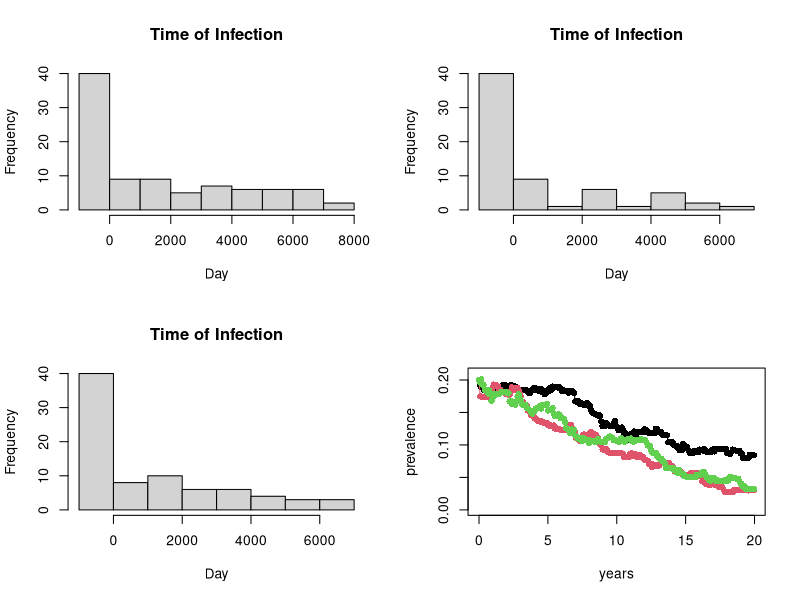

R code for this plot:
## ---- chunk 1
zz=list(structure(list(breaks = c(-1000, 0, 1000, 2000, 3000, 4000, 
5000, 6000, 7000, 8000), counts = c(40L, 9L, 9L, 5L, 7L, 6L, 
6L, 6L, 2L), density = c(0.000444444444444444, 1e-04, 1e-04, 
5.55555555555556e-05, 7.77777777777778e-05, 6.66666666666667e-05, 
6.66666666666667e-05, 6.66666666666667e-05, 2.22222222222222e-05
), mids = c(-500, 500, 1500, 2500, 3500, 4500, 5500, 6500, 7500
), xname = "xx", equidist = TRUE), .Names = c("breaks", "counts", 
"density", "mids", "xname", "equidist"), class = "histogram"), 
    structure(list(breaks = c(-1000, 0, 1000, 2000, 3000, 4000, 
    5000, 6000, 7000), counts = c(40L, 9L, 1L, 6L, 1L, 5L, 2L, 
    1L), density = c(0.000615384615384615, 0.000138461538461538, 
    1.53846153846154e-05, 9.23076923076923e-05, 1.53846153846154e-05, 
    7.69230769230769e-05, 3.07692307692308e-05, 1.53846153846154e-05
    ), mids = c(-500, 500, 1500, 2500, 3500, 4500, 5500, 6500
    ), xname = "xx", equidist = TRUE), .Names = c("breaks", "counts", 
    "density", "mids", "xname", "equidist"), class = "histogram"), 
    structure(list(breaks = c(-1000, 0, 1000, 2000, 3000, 4000, 
    5000, 6000, 7000), counts = c(40L, 8L, 10L, 6L, 6L, 4L, 3L, 
    3L), density = c(5e-04, 1e-04, 0.000125, 7.5e-05, 7.5e-05, 
    5e-05, 3.75e-05, 3.75e-05), mids = c(-500, 500, 1500, 2500, 
    3500, 4500, 5500, 6500), xname = "xx", equidist = TRUE), .Names = c("breaks", 
    "counts", "density", "mids", "xname", "equidist"), class = "histogram"))
## ---- chunk 2
par(mfrow=c(2,2))
plot(zz[[1]],main="Time of Infection",xlab="Day")
plot(zz[[2]],main="Time of Infection",xlab="Day")
plot(zz[[3]],main="Time of Infection",xlab="Day")
## ---- chunk 3

d1=c(1, 30, 60, 90, 120, 150, 180, 210, 240, 270, 300, 330, 360, 
390, 420, 450, 480, 510, 540, 570, 600, 630, 660, 690, 720, 750, 
780, 810, 840, 870, 900, 930, 960, 990, 1020, 1050, 1080, 1110, 
1140, 1170, 1200, 1230, 1260, 1290, 1320, 1350, 1380, 1410, 1440, 
1470, 1500, 1530, 1560, 1590, 1620, 1650, 1680, 1710, 1740, 1770, 
1800, 1830, 1860, 1890, 1920, 1950, 1980, 2010, 2040, 2070, 2100, 
2130, 2160, 2190, 2220, 2250, 2280, 2310, 2340, 2370, 2400, 2430, 
2460, 2490, 2520, 2550, 2580, 2610, 2640, 2670, 2700, 2730, 2760, 
2790, 2820, 2850, 2880, 2910, 2940, 2970, 3000, 3030, 3060, 3090, 
3120, 3150, 3180, 3210, 3240, 3270, 3300, 3330, 3360, 3390, 3420, 
3450, 3480, 3510, 3540, 3570, 3600, 3630, 3660, 3690, 3720, 3750, 
3780, 3810, 3840, 3870, 3900, 3930, 3960, 3990, 4020, 4050, 4080, 
4110, 4140, 4170, 4200, 4230, 4260, 4290, 4320, 4350, 4380, 4410, 
4440, 4470, 4500, 4530, 4560, 4590, 4620, 4650, 4680, 4710, 4740, 
4770, 4800, 4830, 4860, 4890, 4920, 4950, 4980, 5010, 5040, 5070, 
5100, 5130, 5160, 5190, 5220, 5250, 5280, 5310, 5340, 5370, 5400, 
5430, 5460, 5490, 5520, 5550, 5580, 5610, 5640, 5670, 5700, 5730, 
5760, 5790, 5820, 5850, 5880, 5910, 5940, 5970, 6000, 6030, 6060, 
6090, 6120, 6150, 6180, 6210, 6240, 6270, 6300, 6330, 6360, 6390, 
6420, 6450, 6480, 6510, 6540, 6570, 6600, 6630, 6660, 6690, 6720, 
6750, 6780, 6810, 6840, 6870, 6900, 6930, 6960, 6990, 7020, 7050, 
7080, 7110, 7140, 7170, 7200, 7230, 7260, 7290)
a1=c(0.2, 0.192, 0.189, 0.19, 0.185, 0.184, 0.185, 0.185, 0.185, 
0.183, 0.181, 0.18, 0.181, 0.181, 0.18, 0.184, 0.184, 0.182, 
0.183, 0.184, 0.189, 0.192, 0.192, 0.192, 0.19, 0.182, 0.188, 
0.187, 0.192, 0.192, 0.191, 0.187, 0.19, 0.186, 0.185, 0.18, 
0.184, 0.184, 0.184, 0.184, 0.184, 0.184, 0.184, 0.182, 0.18, 
0.18, 0.184, 0.184, 0.187, 0.187, 0.187, 0.185, 0.184, 0.183, 
0.186, 0.186, 0.181, 0.182, 0.178, 0.183, 0.183, 0.182, 0.187, 
0.187, 0.185, 0.19, 0.189, 0.189, 0.189, 0.189, 0.188, 0.189, 
0.187, 0.183, 0.184, 0.184, 0.183, 0.183, 0.183, 0.18, 0.183, 
0.183, 0.183, 0.182, 0.18, 0.167, 0.167, 0.167, 0.167, 0.163, 
0.163, 0.164, 0.162, 0.161, 0.161, 0.164, 0.164, 0.16, 0.16, 
0.154, 0.15, 0.149, 0.148, 0.147, 0.146, 0.145, 0.146, 0.145, 
0.136, 0.129, 0.129, 0.129, 0.134, 0.13, 0.13, 0.13, 0.129, 0.129, 
0.129, 0.133, 0.137, 0.129, 0.128, 0.123, 0.123, 0.123, 0.127, 
0.123, 0.119, 0.119, 0.115, 0.112, 0.108, 0.112, 0.117, 0.117, 
0.116, 0.121, 0.117, 0.116, 0.12, 0.12, 0.12, 0.12, 0.12, 0.12, 
0.124, 0.123, 0.123, 0.119, 0.118, 0.119, 0.118, 0.118, 0.118, 
0.118, 0.125, 0.125, 0.12, 0.12, 0.12, 0.12, 0.116, 0.115, 0.115, 
0.115, 0.115, 0.104, 0.104, 0.104, 0.103, 0.104, 0.1, 0.099, 
0.099, 0.099, 0.095, 0.092, 0.093, 0.092, 0.101, 0.101, 0.097, 
0.097, 0.097, 0.092, 0.088, 0.088, 0.087, 0.087, 0.091, 0.091, 
0.09, 0.089, 0.089, 0.093, 0.092, 0.092, 0.091, 0.094, 0.091, 
0.089, 0.089, 0.089, 0.089, 0.089, 0.093, 0.093, 0.09, 0.094, 
0.094, 0.094, 0.094, 0.094, 0.094, 0.094, 0.094, 0.094, 0.094, 
0.087, 0.087, 0.087, 0.086, 0.089, 0.093, 0.092, 0.092, 0.091, 
0.091, 0.091, 0.091, 0.087, 0.087, 0.08, 0.08, 0.08, 0.08, 0.08, 
0.08, 0.085, 0.085, 0.085, 0.085, 0.084)
b1=c(0.2, 0.175, 0.174, 0.174, 0.174, 0.174, 0.175, 0.175, 0.174, 
0.173, 0.178, 0.184, 0.188, 0.193, 0.193, 0.192, 0.19, 0.19, 
0.185, 0.185, 0.182, 0.182, 0.182, 0.181, 0.178, 0.181, 0.177, 
0.177, 0.183, 0.189, 0.188, 0.184, 0.184, 0.188, 0.188, 0.184, 
0.179, 0.175, 0.167, 0.166, 0.162, 0.161, 0.161, 0.153, 0.152, 
0.15, 0.146, 0.145, 0.145, 0.141, 0.141, 0.138, 0.137, 0.137, 
0.136, 0.136, 0.136, 0.134, 0.134, 0.134, 0.134, 0.13, 0.13, 
0.13, 0.13, 0.129, 0.13, 0.125, 0.126, 0.125, 0.124, 0.124, 0.123, 
0.123, 0.123, 0.123, 0.123, 0.127, 0.131, 0.13, 0.13, 0.131, 
0.127, 0.123, 0.122, 0.119, 0.11, 0.111, 0.111, 0.106, 0.106, 
0.111, 0.116, 0.116, 0.115, 0.115, 0.116, 0.116, 0.116, 0.12, 
0.116, 0.116, 0.116, 0.116, 0.111, 0.111, 0.103, 0.102, 0.099, 
0.093, 0.093, 0.093, 0.093, 0.093, 0.089, 0.088, 0.088, 0.088, 
0.088, 0.088, 0.088, 0.088, 0.088, 0.087, 0.087, 0.087, 0.087, 
0.086, 0.081, 0.081, 0.081, 0.081, 0.081, 0.086, 0.087, 0.087, 
0.083, 0.083, 0.086, 0.082, 0.081, 0.081, 0.085, 0.081, 0.081, 
0.081, 0.077, 0.077, 0.076, 0.076, 0.071, 0.071, 0.07, 0.066, 
0.07, 0.069, 0.069, 0.068, 0.068, 0.068, 0.072, 0.072, 0.076, 
0.072, 0.072, 0.072, 0.072, 0.068, 0.072, 0.068, 0.067, 0.067, 
0.062, 0.059, 0.058, 0.058, 0.059, 0.058, 0.059, 0.058, 0.054, 
0.054, 0.054, 0.054, 0.054, 0.054, 0.053, 0.057, 0.057, 0.057, 
0.057, 0.056, 0.056, 0.056, 0.056, 0.052, 0.052, 0.044, 0.044, 
0.043, 0.04, 0.04, 0.039, 0.039, 0.039, 0.039, 0.04, 0.04, 0.039, 
0.039, 0.039, 0.036, 0.036, 0.035, 0.035, 0.035, 0.031, 0.028, 
0.027, 0.027, 0.027, 0.027, 0.027, 0.027, 0.027, 0.031, 0.031, 
0.031, 0.031, 0.031, 0.031, 0.031, 0.031, 0.031, 0.031, 0.03, 
0.03, 0.031, 0.03, 0.031, 0.031, 0.03, 0.03, 0.03)

c1=c(0.2, 0.196, 0.201, 0.193, 0.193, 0.185, 0.184, 0.184, 0.179, 
0.184, 0.179, 0.168, 0.174, 0.174, 0.179, 0.179, 0.179, 0.179, 
0.179, 0.18, 0.182, 0.182, 0.182, 0.182, 0.182, 0.18, 0.18, 0.167, 
0.168, 0.163, 0.163, 0.163, 0.162, 0.167, 0.175, 0.178, 0.172, 
0.168, 0.162, 0.162, 0.162, 0.162, 0.157, 0.156, 0.155, 0.153, 
0.151, 0.148, 0.152, 0.152, 0.156, 0.157, 0.157, 0.157, 0.16, 
0.156, 0.162, 0.162, 0.162, 0.162, 0.163, 0.153, 0.154, 0.154, 
0.153, 0.157, 0.148, 0.144, 0.144, 0.144, 0.147, 0.147, 0.141, 
0.141, 0.141, 0.14, 0.135, 0.126, 0.125, 0.123, 0.119, 0.119, 
0.124, 0.123, 0.123, 0.114, 0.113, 0.11, 0.11, 0.11, 0.11, 0.106, 
0.111, 0.109, 0.109, 0.107, 0.107, 0.103, 0.107, 0.106, 0.106, 
0.106, 0.105, 0.105, 0.105, 0.109, 0.106, 0.105, 0.105, 0.105, 
0.105, 0.104, 0.109, 0.11, 0.11, 0.113, 0.113, 0.112, 0.111, 
0.107, 0.107, 0.107, 0.106, 0.105, 0.105, 0.11, 0.11, 0.109, 
0.105, 0.105, 0.108, 0.109, 0.109, 0.109, 0.11, 0.106, 0.105, 
0.105, 0.108, 0.108, 0.108, 0.108, 0.108, 0.109, 0.107, 0.107, 
0.107, 0.107, 0.103, 0.099, 0.099, 0.099, 0.092, 0.088, 0.088, 
0.088, 0.088, 0.083, 0.083, 0.079, 0.079, 0.079, 0.075, 0.075, 
0.071, 0.064, 0.064, 0.064, 0.065, 0.064, 0.064, 0.065, 0.061, 
0.061, 0.061, 0.057, 0.061, 0.061, 0.057, 0.056, 0.056, 0.052, 
0.052, 0.051, 0.051, 0.051, 0.051, 0.051, 0.051, 0.051, 0.05, 
0.05, 0.054, 0.054, 0.054, 0.054, 0.054, 0.058, 0.058, 0.058, 
0.054, 0.05, 0.05, 0.046, 0.045, 0.045, 0.049, 0.049, 0.049, 
0.045, 0.046, 0.045, 0.045, 0.045, 0.045, 0.045, 0.045, 0.046, 
0.045, 0.045, 0.045, 0.05, 0.05, 0.05, 0.049, 0.049, 0.049, 0.048, 
0.048, 0.048, 0.044, 0.04, 0.04, 0.036, 0.036, 0.036, 0.032, 
0.032, 0.032, 0.032, 0.032, 0.032, 0.032, 0.032)

## ---- chunk 4
plot(d1/365,a1,type='o',pch=16,col=1,ylab="prevalence",xlab="years",ylim=c(0,.21))
lines(d1/365,b1,type='o',pch=16,col=2)
lines(d1/365,c1,type='o',pch=16,col=3)
